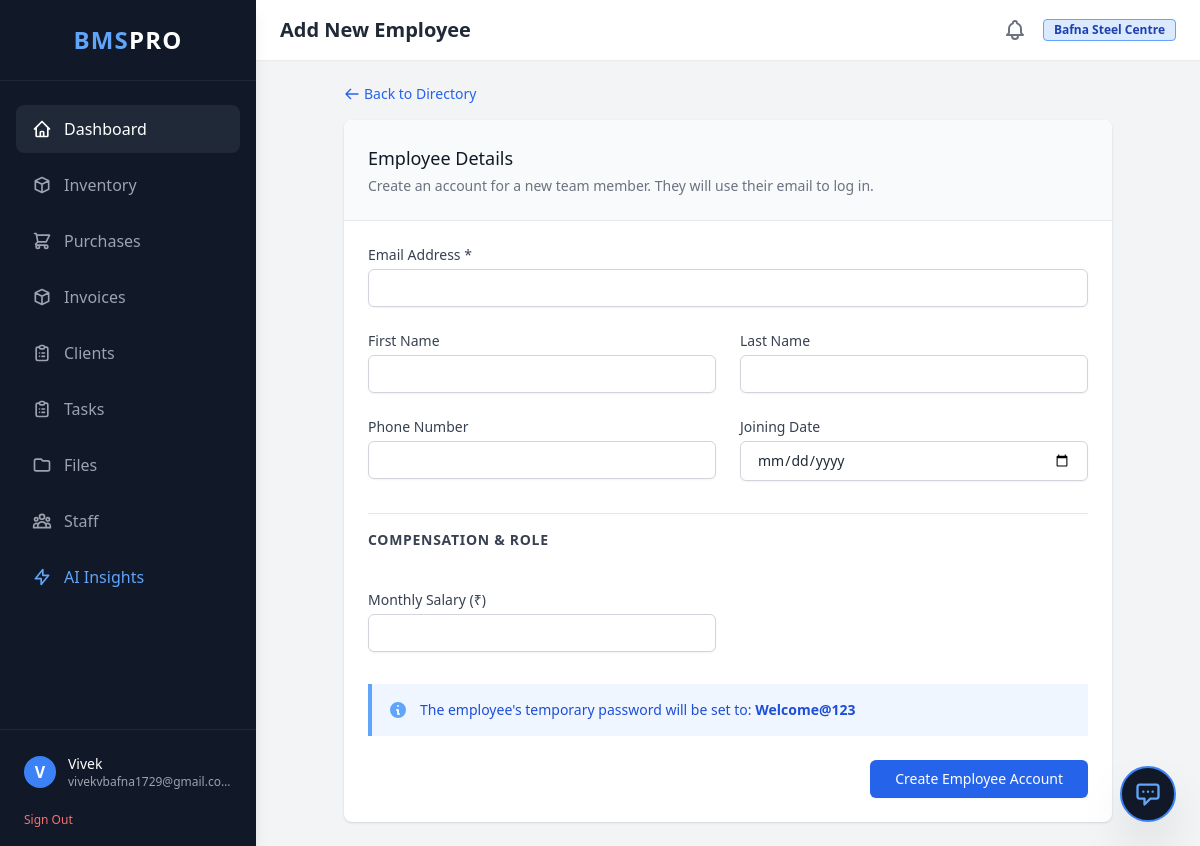
The app's page /staff/add/ (signed in) with its own data.
### accounts/models.py (models this page shows, shortened)
class User(AbstractBaseUser, PermissionsMixin):
    user_id = models.UUIDField(primary_key=True, default=uuid.uuid4, editable=False)
    company = models.ForeignKey(Company, on_delete=models.CASCADE, related_name='employees', null=True, blank=True)
    email = models.EmailField(unique=True) # Removed editable=False
    first_name = models.CharField(max_length=100, blank=True)
    middle_name = models.CharField(max_length=100, blank=True)
    last_name = models.CharField(max_length=100, blank=True)
    username = models.CharField(max_length=150, unique=True, blank=True)
    flat_number = models.CharField(max_length=20, blank=True)
    building_name = models.CharField(max_length=100, blank=True) # Lowercased 'b'
    street_name = models.CharField(max_length=100, blank=True)
    city = models.CharField(max_length=100, blank=True)
    state = models.CharField(max_length=100, blank=True)
    phone_number = models.CharField(max_length=15, blank=True)
    phone_number2 = models.CharField(max_length=15, blank=True, null=True)
    joining_date = models.DateField(blank=True, null=True)
    monthly_salary = models.DecimalField(max_digits=10, decimal_places=2, blank=True, null=True)
    is_active = models.BooleanField(default=True)
    is_staff = models.BooleanField(default=False)
    is_superuser = models.BooleanField(default=False)
    created_at = models.DateTimeField(auto_now_add=True)
    updated_at = models.DateTimeField(auto_now=True)
    objects = UserManager()
    USERNAME_FIELD = 'email'
    REQUIRED_FIELDS = [] # Removed 'username' since we auto-generate it

class Company(models.Model):
    company_id = models.UUIDField(primary_key=True, default=uuid.uuid4, editable=False)
    name = models.CharField(max_length=255)
    subdomain = models.CharField(max_length=100, unique=True, null=True, blank=True)
    created_at = models.DateTimeField(auto_now_add=True)
    is_active = models.BooleanField(default=True)

### staffms/views.py (the view)
# urls.py: path('add/', views.add_staff, name='add_staff'),
@login_required
def add_staff(request):
    if not request.user.company:
        messages.error(request, "You need a company to add staff.")
        return redirect('dashboard:home')
    if request.method == 'POST':
        form = StaffCreationForm(request.POST)
        if form.is_valid():
            new_staff = form.save(commit=False)
            new_staff.company = request.user.company
            new_staff.set_password('Welcome@123')
            new_staff.is_staff = True # Django's built in flag
            new_staff.save()
            messages.success(request, f"Successfully added {new_staff.first_name} to the team.")
            return redirect('staffms:staff_list')
    else:
        form = StaffCreationForm()
    context = {
        'form': form,
        'page_title': 'Add New Employee'
    }
    return render(request, 'staffms/add_staff.html', context)

### staffms/forms.py
class StaffCreationForm(forms.ModelForm):
    class Meta:
        model = User
        fields = ['email', 'first_name', 'last_name', 'phone_number', 'monthly_salary', 'joining_date']
        widgets = {
            'joining_date': forms.DateInput(attrs={'type': 'date'}),
        }
    def __init__(self, *args, **kwargs):
        super().__init__(*args, **kwargs)
        for field_name, field in self.fields.items():
            field.widget.attrs.update({
                'class': 'mt-1 block w-full px-4 py-2 border border-gray-300 rounded-md shadow-sm focus:ring-blue-500 focus:border-blue-500 sm:text-sm'
            })

### templates/staffms/add_staff.html (shortened to what this page needs)
{% extends 'shared/base.html' %}
{% block page_title %}Add New Employee{% endblock %}
{% block content %}
    {% include 'staffms/partials/add_staff_content.html' %}
{% endblock %}

### templates/shared/base.html (shortened to what this page needs)
<!DOCTYPE html>
<html lang="en">
<head>
    <script src="https://cdn.tailwindcss.com"></script>
</head>
<body class="bg-gray-100 text-gray-800 font-sans antialiased flex h-screen overflow-hidden">
    <aside class="w-64 bg-gray-900 text-white flex flex-col h-full shadow-lg z-20">
        <div class="p-6 flex items-center justify-center border-b border-gray-800">
            <h1 class="text-2xl font-bold tracking-wider text-blue-400">BMS<span class="text-white">PRO</span></h1>
        </div>
        <nav class="flex-1 px-4 py-6 space-y-2 overflow-y-auto">
            <a href="{% url 'dashboard:home' %}" hx-get="{% url 'dashboard:home' %}" hx-target="#main-content" hx-push-url="true" class="flex items-center px-4 py-3 bg-gray-800 text-white rounded-lg hover:bg-gray-700 transition-colors">
                <svg class="w-5 h-5 mr-3" fill="none" stroke="currentColor" viewBox="0 0 24 24"><path stroke-linecap="round" stroke-linejoin="round" stroke-width="2" d="M3 12l2-2m0 0l7-7 7 7M5 10v10a1 1 0 001 1h3m10-11l2 2m-2-2v10a1 1 0 01-1 1h-3m-6 0a1 1 0 001-1v-4a1 1 0 011-1h2a1 1 0 011 1v4a1 1 0 001 1m-6 0h6"></path></svg>
                Dashboard
            </a>
            <a href="{% url 'inventory:dashboard' %}" hx-get="{% url 'inventory:dashboard' %}" hx-target="#main-content" hx-push-url="true" class="flex items-center px-4 py-3 text-gray-400 rounded-lg hover:bg-gray-800 hover:text-white transition-colors">
                <svg class="w-5 h-5 mr-3" fill="none" stroke="currentColor" viewBox="0 0 24 24"><path stroke-linecap="round" stroke-linejoin="round" stroke-width="2" d="M20 7l-8-4-8 4m16 0l-8 4m8-4v10l-8 4m0-10L4 7m8 4v10M4 7v10l8 4"></path></svg>
                Inventory
            </a>
            <a href="{% url 'inventory:vendor_list' %}"
                hx-get="{% url 'inventory:vendor_list' %}"
                hx-target="#main-content"
                hx-push-url="true"
                class="flex items-center px-4 py-3 text-gray-400 rounded-lg hover:bg-gray-800 hover:text-white transition-colors">
                    <svg class="w-5 h-5 mr-3" fill="none" stroke="currentColor" viewBox="0 0 24 24"><path stroke-linecap="round" stroke-linejoin="round" stroke-width="2" d="M3 3h2l.4 2M7 13h10l4-8H5.4M7 13L5.4 5M7 13l-2.293 2.293c-.63.63-.184 1.707.707 1.707H17m0 0a2 2 0 100 4 2 2 0 000-4zm-8 2a2 2 0 11-4 0 2 2 0 014 0z"></path></svg>
                    Purchases
                </a>
            <a href="{% url 'billing:invoice_list' %}" hx-get="{% url 'billing:invoice_list' %}" hx-target="#main-content" hx-push-url="true" class="flex items-center px-4 py-3 text-gray-400 rounded-lg hover:bg-gray-800 hover:text-white transition-colors">
                <svg class="w-5 h-5 mr-3" fill="none" stroke="currentColor" viewBox="0 0 24 24"><path stroke-linecap="round" stroke-linejoin="round" stroke-width="2" d="M20 7l-8-4-8 4m16 0l-8 4m8-4v10l-8 4m0-10L4 7m8 4v10M4 7v10l8 4"></path></svg>
                Invoices
            </a>
            <a href="{% url 'billing:client_list' %}" class="flex items-center px-4 py-3 text-gray-400 rounded-lg hover:bg-gray-800 hover:text-white transition-colors">
                Clients
            </a>
            <a href="{% url 'taskms:task_board' %}" class="flex items-center px-4 py-3 text-gray-400 rounded-lg hover:bg-gray-800 hover:text-white transition-colors">
                Tasks
            </a>
            <a href="{% url 'file_manager:dashboard' %}"
                hx-get="{% url 'file_manager:dashboard' %}"
                hx-target="#main-content"
                hx-push-url="true"
                class="flex items-center px-4 py-3 text-gray-400 rounded-lg hover:bg-gray-800 hover:text-white transition-colors">
                    <svg class="w-5 h-5 mr-3" fill="none" stroke="currentColor" viewBox="0 0 24 24">
                        <path stroke-linecap="round" stroke-linejoin="round" stroke-width="2" d="M3 7v10a2 2 0 002 2h14a2 2 0 002-2V9a2 2 0 00-2-2h-6l-2-2H5a2 2 0 00-2 2z"></path>
                    </svg>
                    Files
                </a>
            <a href="{% url 'staffms:staff_list' %}" hx-get="{% url 'staffms:staff_list' %}" hx-target="#main-content" hx-push-url="true" class="flex items-center px-4 py-3 text-gray-400 rounded-lg hover:bg-gray-800 hover:text-white transition-colors">
                Staff
            </a>
            <a href="{% url 'analytics:ai_dashboard' %}" hx-get="{% url 'analytics:ai_dashboard' %}" hx-target="#main-content" hx-push-url="true" class="flex items-center px-4 py-3 text-blue-400 rounded-lg hover:bg-gray-800 hover:text-blue-300 transition-colors">
                <svg class="w-5 h-5 mr-3" fill="none" stroke="currentColor" viewBox="0 0 24 24"><path stroke-linecap="round" stroke-linejoin="round" stroke-width="2" d="M13 10V3L4 14h7v7l9-11h-7z"></path></svg>
                AI Insights
            </a>
        </nav>
        <div class="p-4 border-t border-gray-800">
            <a href="{% url 'accounts:profile' %}" class="flex items-center hover:bg-gray-800 p-2 rounded transition cursor-pointer">
                <div class="w-8 h-8 rounded-full bg-blue-500 flex items-center justify-center text-white font-bold">
                    {{ request.user.email|make_list|first|upper }}
                </div>
                <div class="ml-3 truncate">
                    <p class="text-sm font-medium text-white truncate">{{ request.user.first_name|default:"Set Profile" }}</p>
                    <p class="text-xs text-gray-400 truncate">{{ request.user.email }}</p>
                </div>
            </a>
            <form method="POST" action="{% url 'account_logout' %}" class="mt-2 pl-2">
                <button type="submit" class="text-xs text-red-400 hover:text-red-300 transition">Sign Out</button>
            </form>
        </div>
    </aside>
    <div class="flex-1 flex flex-col h-full overflow-hidden relative">
        <header class="bg-white shadow-sm z-10 py-4 px-6 flex justify-between items-center">
            <h2 class="text-xl font-semibold text-gray-800">{% block page_title %}{{ page_title }}{% endblock %}</h2>
            <div class="flex items-center space-x-4">
                <button class="text-gray-500 hover:text-blue-600 transition">
                </button>
                <span class="bg-blue-100 text-blue-800 text-xs font-semibold px-2.5 py-0.5 rounded border border-blue-400">
                    {{ request.user.company.name|default:"No Company Assigned" }}
                </span>
            </div>
        </header>
        <main id="main-content" class="flex-1 overflow-x-hidden overflow-y-auto bg-gray-100 p-6">
            {% block content %}
            {% endblock %}
        </main>
    </div>
    <div x-data="{
        open: false, isLoading: false, inputMsg: '',
        messages: [{sender: 'bot', text: 'BMS Pro AI Engine Online. Ask me anything about your business data.'}],
        async sendMessage() {
            if (this.inputMsg.trim() === '') return;
            let msg = this.inputMsg;
            this.messages.push({ sender: 'user', text: msg });
            this.inputMsg = '';
            this.isLoading = true;
            this.scrollToBottom();
            try {
                let response = await fetch('{% url 'analytics:ai_bot_reply' %}', {
                    method: 'POST',
                    headers: { 'Content-Type': 'application/json', 'X-CSRFToken': '{{ csrf_token }}' },
                    body: JSON.stringify({ message: msg })
                });
                if(response.ok) {
                    let data = await response.json();
                    // Basic Markdown parsing for bold text
                    let formattedReply = data.reply.replace(/\*\*(.*?)\*\*/g, '<b>$1</b>');
                    this.messages.push({ sender: 'bot', text: formattedReply });
                } else {
                    this.messages.push({ sender: 'bot', text: 'Error reaching API.' });
                }
            } catch(err) {
                this.messages.push({ sender: 'bot', text: 'Network failed.' });
            } finally {
                this.isLoading = false;
                this.scrollToBottom();
            }
        },
        scrollToBottom() {
            setTimeout(() => { let box = document.getElementById('chat-messages'); if(box) box.scrollTop = box.scrollHeight; }, 100);
        }
    }"
     class="fixed bottom-6 right-6 z-50">
    <button @click="open = !open" class="bg-gray-900 border-2 border-blue-500 text-white w-14 h-14 rounded-full shadow-2xl flex items-center justify-center transition-transform hover:scale-110">
        <svg x-show="!open" class="w-7 h-7 text-blue-400" fill="none" stroke="currentColor" viewBox="0 0 24 24"><path stroke-linecap="round" stroke-linejoin="round" stroke-width="2" d="M8 10h.01M12 10h.01M16 10h.01M9 16H5a2 2 0 01-2-2V6a2 2 0 012-2h14a2 2 0 012 2v8a2 2 0 01-2 2h-5l-5 5v-5z"></path></svg>
    </button>
</div>
</body>
</html>

### templates/staffms/partials/add_staff_content.html (shortened to what this page needs)
<div class="max-w-3xl mx-auto">
    <div class="mb-4">
        <a href="{% url 'staffms:staff_list' %}" hx-get="{% url 'staffms:staff_list' %}" hx-target="#main-content" hx-push-url="true" class="text-blue-600 hover:text-blue-800 text-sm font-medium flex items-center">
            <svg class="w-4 h-4 mr-1" fill="none" stroke="currentColor" viewBox="0 0 24 24"><path stroke-linecap="round" stroke-linejoin="round" stroke-width="2" d="M10 19l-7-7m0 0l7-7m-7 7h18"></path></svg>
            Back to Directory
        </a>
    </div>
    <div class="bg-white rounded-lg shadow overflow-hidden">
        <div class="p-6 border-b border-gray-200 bg-gray-50">
            <h3 class="text-lg font-medium text-gray-900">Employee Details</h3>
            <p class="mt-1 text-sm text-gray-500">Create an account for a new team member. They will use their email to log in.</p>
        </div>
        <form method="POST" action="{% url 'staffms:add_staff' %}" class="p-6">
            <div class="grid grid-cols-1 md:grid-cols-2 gap-6">
                <div class="md:col-span-2">
                    <label class="block text-sm font-medium text-gray-700 mb-1">Email Address *</label>
                    {{ form.email }}
                </div>
                <div>
                    <label class="block text-sm font-medium text-gray-700 mb-1">First Name</label>
                    {{ form.first_name }}
                </div>
                <div>
                    <label class="block text-sm font-medium text-gray-700 mb-1">Last Name</label>
                    {{ form.last_name }}
                </div>
                <div>
                    <label class="block text-sm font-medium text-gray-700 mb-1">Phone Number</label>
                    {{ form.phone_number }}
                </div>
                <div>
                    <label class="block text-sm font-medium text-gray-700 mb-1">Joining Date</label>
                    {{ form.joining_date }}
                </div>
                <div class="md:col-span-2 border-t border-gray-200 pt-4 mt-2">
                    <h4 class="text-sm font-bold text-gray-700 uppercase tracking-wider mb-4">Compensation & Role</h4>
                </div>
                <div>
                    <label class="block text-sm font-medium text-gray-700 mb-1">Monthly Salary (₹)</label>
                    {{ form.monthly_salary }}
                </div>
            </div>
            <div class="mt-8 bg-blue-50 border-l-4 border-blue-400 p-4 mb-6">
                <div class="flex">
                    <div class="flex-shrink-0">
                        <svg class="h-5 w-5 text-blue-400" fill="currentColor" viewBox="0 0 20 20"><path fill-rule="evenodd" d="M18 10a8 8 0 11-16 0 8 8 0 0116 0zm-7-4a1 1 0 11-2 0 1 1 0 012 0zM9 9a1 1 0 000 2v3a1 1 0 001 1h1a1 1 0 100-2v-3a1 1 0 00-1-1H9z" clip-rule="evenodd"></path></svg>
                    </div>
                    <div class="ml-3">
                        <p class="text-sm text-blue-700">
                            The employee's temporary password will be set to: <span class="font-bold">Welcome@123</span>
                        </p>
                    </div>
                </div>
            </div>
            <div class="flex justify-end">
                <button type="submit" class="inline-flex justify-center py-2 px-6 border border-transparent shadow-sm text-sm font-medium rounded-md text-white bg-blue-600 hover:bg-blue-700 focus:outline-none focus:ring-2 focus:ring-offset-2 focus:ring-blue-500 transition-colors">
                    Create Employee Account
                </button>
            </div>
        </form>
    </div>
</div>

### records on screen
User: user.email|make_list "V", user.first_name "Vivek", user.email "vivekvbafna1729@gmail.com", user.company.name "Bafna Steel Centre"
